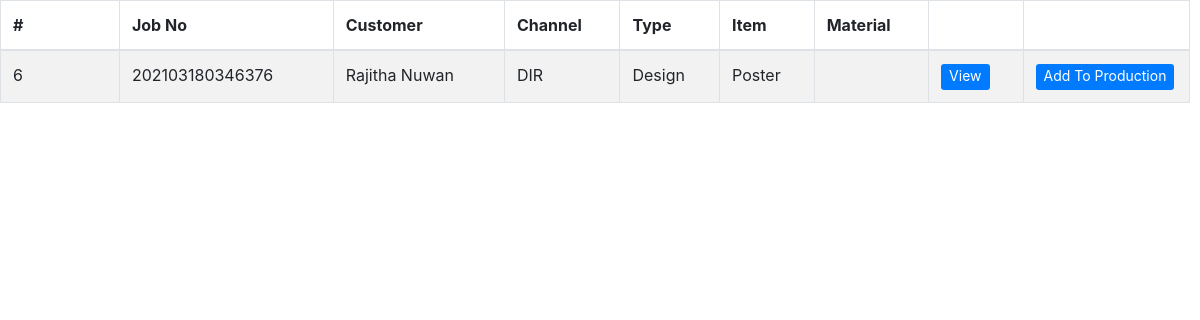
Before: /tables/design_table.php (signed in) with the older database file.
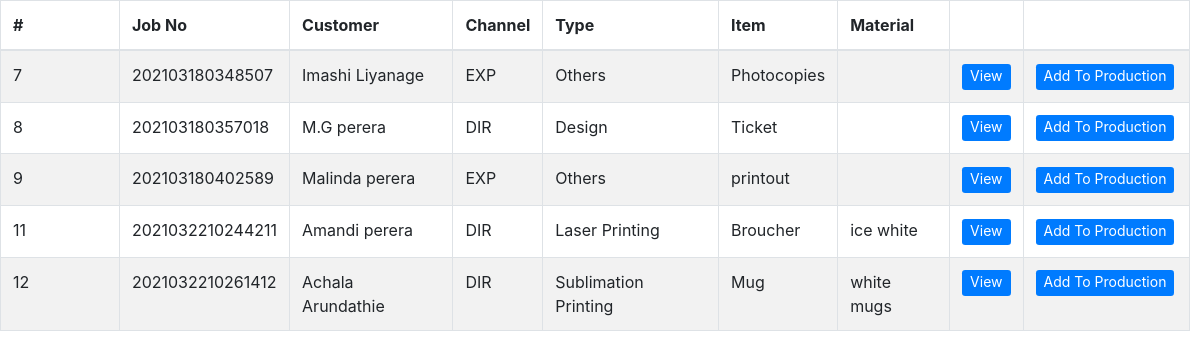
After: the same page with the newer database file.
### tables this page shows
CREATE TABLE `jobs` (
  `id` int(11) NOT NULL,
  `job_no` varchar(100) NOT NULL,
  `customer` varchar(400) NOT NULL,
  `channel` varchar(100) NOT NULL,
  `job_type` varchar(100) NOT NULL,
  `product` varchar(100) NOT NULL,
  `category` varchar(100) NOT NULL,
  `material` varchar(64) NOT NULL,
  `size` varchar(50) NOT NULL,
  `bind` varchar(50) NOT NULL,
  `colour` text NOT NULL,
  `user_description` varchar(250) NOT NULL,
  `date` date NOT NULL,
  `quantity` decimal(10,2) NOT NULL,
  `unit_price` decimal(10,2) NOT NULL,
  `budget` decimal(10,2) NOT NULL,
  `discount` decimal(10,2) NOT NULL DEFAULT '0.00',
  `discounted` decimal(10,2) NOT NULL,
  `ad_pay_amount` decimal(10,2) NOT NULL,
  `rest` decimal(10,2) NOT NULL,
  `admin_description` varchar(250) NOT NULL,
  `state` enum('request','design','production','reject','QA','complete','dispatch') NOT NULL,
  `accepted_by` varchar(100) NOT NULL,
  `designed_by` varchar(150) NOT NULL,
  `production_by` varchar(150) NOT NULL,
  `checked_by` varchar(100) NOT NULL,
  `failed_reason` varchar(255) NOT NULL,
  `cash` decimal(10,2) NOT NULL,
  `change_amt` decimal(10,2) NOT NULL,
  `payment` decimal(10,2) NOT NULL,
  `dispatch_day` varchar(100) NOT NULL,
  `dispatch_year` varchar(10) NOT NULL,
  `dispatch_month` varchar(10) NOT NULL,
  `dispatched_by` varchar(150) NOT NULL
);

### tables/design_table.php (the view, shortened to what this page needs)
<!DOCTYPE html>
<html>
<head>
</head>
<body>
      <?php
       require '../include/config.php';
       $view_status ="design";
       $user = $_SESSION['email'];
       $qry = mysqli_query($conn ,"SELECT level FROM signup WHERE email='$user'");
       $data = mysqli_fetch_array($qry);
       $level= $data['level'];
      if(isset($_POST["query"])){
          if($level==3){
              $query = "SELECT * FROM jobs WHERE state='$view_status' AND designed_by='$user' ";
          }else{
              $query = "SELECT * FROM jobs WHERE state='$view_status'";
          }
      }else{
         if($level==3){
              $query = "SELECT * FROM jobs WHERE state='$view_status' AND designed_by='$user' ";
          }else{
            $query = "SELECT * FROM jobs WHERE state='$view_status'";
          }
      }
      $result = mysqli_query($conn ,$query);
      if(mysqli_num_rows($result)>0)
      {
        ?>
<div class="tablealign">
 <?php include('../include/head.php'); ?>
  <table id="example" class="table table-striped table-bordered" style="width:100%">
   <thead>
    <tr>
     <th>#</th>
     <th>Job No</th>
     <th>Customer</th>
     <th>Channel</th>
     <th>Type</th>
     <th>Item</th>
     <th>Material</th>
     <th></th>
     <th style="width: 14%;"></th>
    </tr>
   </thead>
   <tbody>
   <?php
   while($row = mysqli_fetch_array($result))
   {
    echo '
    <tr>
     <td style="width: 10%;">'.$row["id"].'</td>
     <td>'.$row["job_no"].'</td>
     <td>'.$row["customer"].'</td>
     <td>'.$row["channel"].'</td>
     <td>'.$row["job_type"].'</td>
     <td>'.$row["product"].'</td>
     <td>'.$row["material"].'</td>
     <td><button type="button" id="'.$row["id"].'" name="'.$row["id"].'" class="btn btn-primary btn-sm view_data" data-toggle="modal" data-target="#myModaldesign" style="border: 0px; color: #ffffff; font-size: 14px; padding-top: 1px;">View</button></td>';
        echo  '<td><button type="button" onclick="addproduction('.$row["id"].')" class="btn btn-primary btn-sm" style="border: 0px; color: #ffffff; font-size: 14px; padding-top: 1px;">Add To Production</button></td>';
    echo '</tr>';
   }
   ?>
   </tbody>
  </table>
</div>
   <?php
  }
  else
  {
   echo 'Data Not Found';
  }
  ?>
  </body>
  </html>

Changed rows visible on the page:
no longer on this page (row edited): jobs: id "6", job_no "202103180346376", customer "Rajitha Nuwan", channel "DIR", job_type "Design", product "Poster"
now on this page (row edited): jobs: id "7", job_no "202103180348507", customer "Imashi Liyanage", channel "EXP", job_type "Others", product "Photocopies"
now on this page (row edited): jobs: id "8", job_no "202103180357018", customer "M.G perera", channel "DIR", job_type "Design", product "Ticket"
now on this page (row edited): jobs: id "9", job_no "202103180402589", customer "Malinda perera", channel "EXP", job_type "Others", product "printout"
added jobs: id "11", job_no "2021032210244211", customer "Amandi perera", channel "DIR", job_type "Laser Printing", product "Broucher", material "ice white"
added jobs: id "12", job_no "2021032210261412", customer "Achala Arundathie", channel "DIR", job_type "Sublimation Printing", product "Mug", material "white mugs"
